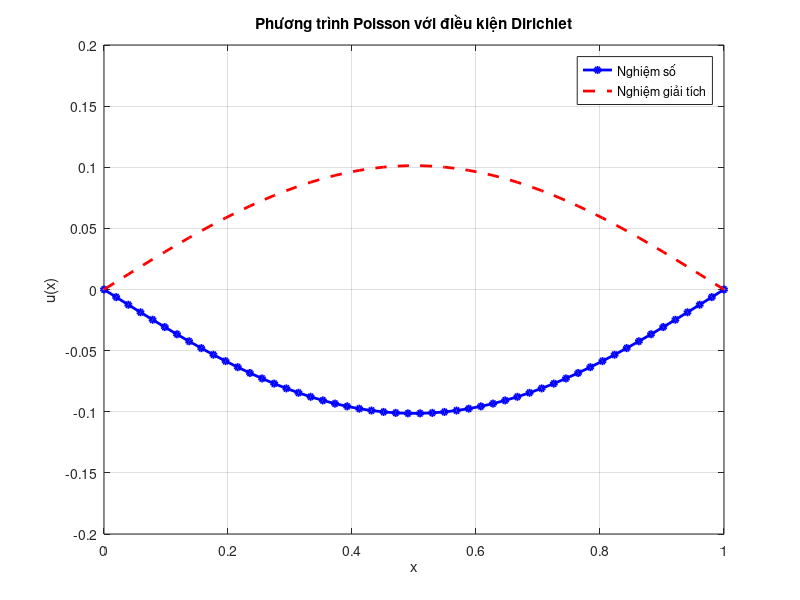

This figure's MATLAB source:
%% ========================================================================
%% SAMPLE: POISSON 1D - MATLAB
%% ========================================================================

%% ------------------------------------------------------------------------
%% Problem 1: Dirichlet boundary condition
%% ------------------------------------------------------------------------
% Problem: -u'' = sin(pi*x), x ∈ [0,1]
%          u(0) = 0, u(1) = 0
%  u(x) = sin(pi*x)/(pi^2)
a =0;b=1; % 2 biên
N = 50;h=(b-a)/(N+1); % điểm trong miền và bước lưới
x = linspace(a,b,N+2)'; %lưới đầy đủ
u_a =0; u_b =0; % điều kiện biên
u_exact = @(x) sin(pi*x)/(pi^2); % nghiệm giải tích
f = @(x) sin(pi*x); % hàm nguồn
e = ones(N, 1);
A = spdiags([e -2*e e], -1:1, N, N) / h^2;

M = zeros(N,N);
for i=1:N
    M(i,i) = -2;
    if i>1,M(i,i-1) = 1;end
    if i<N,M(i,i+1) = 1;end
end
M = M / h^2;
F = f(x(2:end-1));
F(1) = F(1) -u_a/h^2;
F(end) = F(end) - u_b/h^2;
u_inner = A \ F;
u_num = [u_a;u_inner;u_b];
u_ex = u_exact(x);
error = norm(u_num -u_ex,inf);
fprintf('Sai so cuc dai: %.6e\n',error)
figure('Name', 'Bài 1: Điều kiện Dirichlet');
plot(x, u_num, 'b-o', 'LineWidth', 2, 'MarkerSize', 4);
hold on;
plot(x, u_ex, 'r--', 'LineWidth', 2);
grid on;
xlabel('x'); ylabel('u(x)');
title('Phương trình Poisson với điều kiện Dirichlet');
legend('Nghiệm số', 'Nghiệm giải tích', 'Location', 'best');

fprintf('Bài 1 hoàn thành!\n\n');


